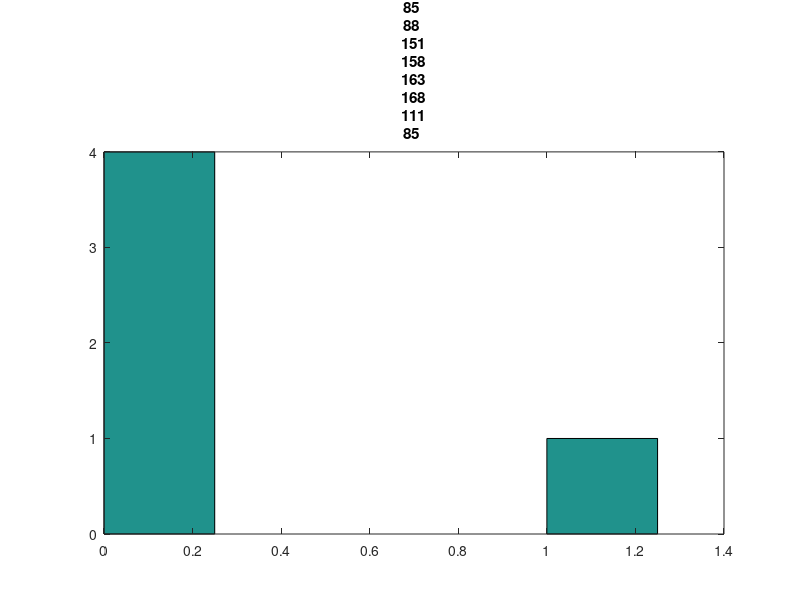

MATLAB code for this plot:
%linear congruential generator(LCG) method for generating random number
clc;clear all;
num_sample=input('Number of samples: ');
num_bins = input('Number of bins: ');

%parameter for calculating of LCG
m=input('m is the integer modulus=');
b=input('b the increment {0 <= b < m}= ');
x_1=input(' the "seed" or "start value x1=');
a=input('a the multiplier=');


x(1)=x_1;        
for i=2:num_sample
x(i)= mod( (a*x(i-1)+b), m);          % (a*x + b) mod m (LCG recursive formula)
end
x=(x/(m-1))';                         %normalization to [0,1] interval

hist(x,num_bins);
title(" #bins: " + num2str(num_bins));